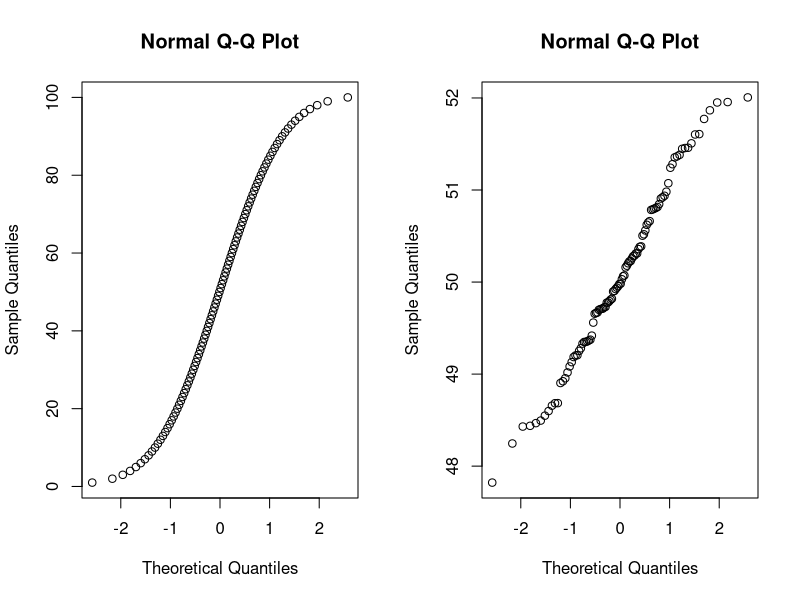
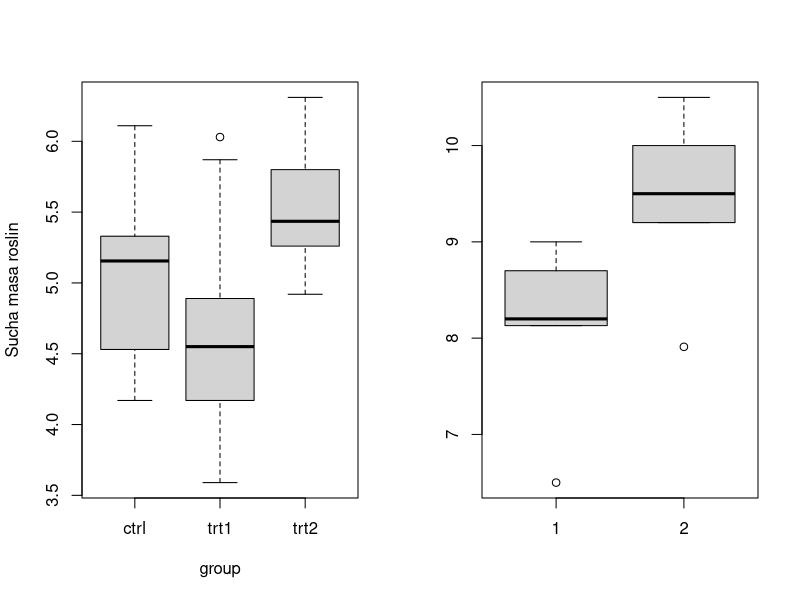
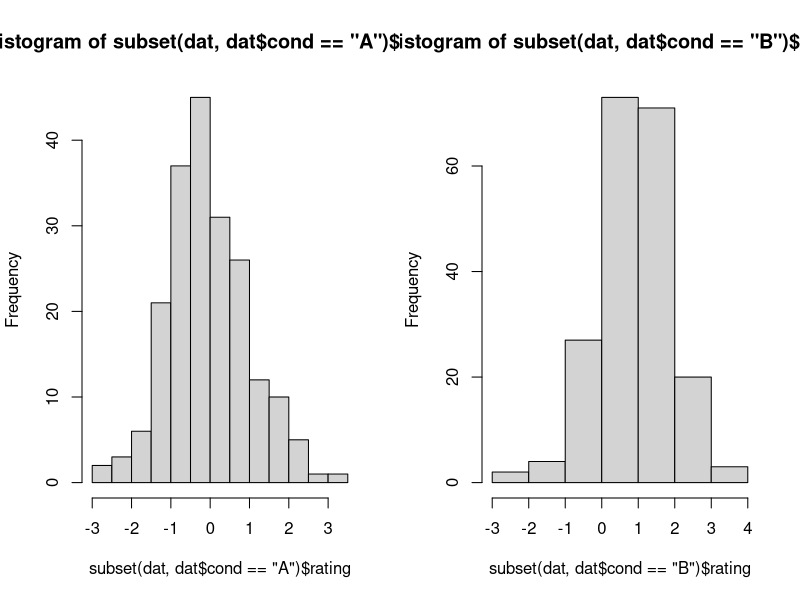
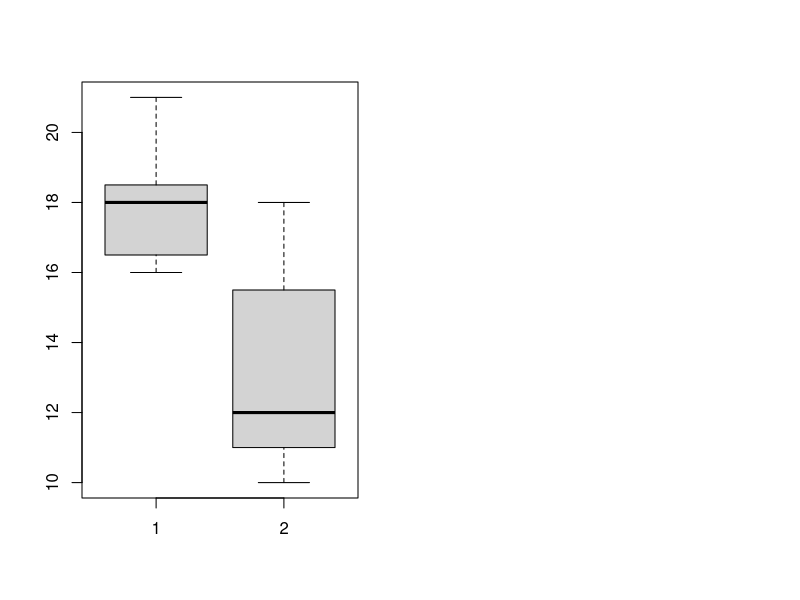

Source code (R) for these figures, in order:
## ---- chunk 1
jednostajny = seq(1:100)
normalny = rnorm(100, mean = 50, sd = 1)
par(mfrow=c(1,2))
qqnorm(jednostajny)
qqnorm(normalny)
## ---- chunk 2
jednostajny = seq(1:100)
shapiro.test(jednostajny)
## ---- chunk 3
normalny = rnorm(100, mean = 50, sd = 1)
shapiro.test(normalny)
## ---- chunk 4
data("PlantGrowth")

boxplot(weight ~ group, data = PlantGrowth,
        ylab = "Sucha masa roslin")
## ---- chunk 5
data("PlantGrowth")

bartlett.test(weight ~ group, data = PlantGrowth)
## ---- chunk 6
HL = c(8.2, 6.5, 9, 8.7, 8.13)
LL = c(10.5, 9.5, 10, 7.91, 9.2)
## ---- chunk 7
boxplot(HL, LL)
## ---- chunk 8
t.test(HL, LL)
## ---- chunk 9
set.seed(1234)
dat <- data.frame(cond = factor(rep(c("A","B"), each=200)), 
                  rating = c(rnorm(200),rnorm(200, mean=.8)))
## ---- chunk 10
hist(subset(dat, dat$cond=="A")$rating)
## ---- chunk 11
hist(subset(dat, dat$cond=="B")$rating)
## ---- chunk 12
a = sample(subset(dat, dat$cond == "A")$rating, 3)
b = sample(subset(dat, dat$cond == "B")$rating, 3)

t.test(a, b)
## ---- chunk 13
a = sample(subset(dat, dat$cond == "A")$rating, 3)
b = sample(subset(dat, dat$cond == "B")$rating, 3)

t.test(a, b)
## ---- chunk 14
a = sample(subset(dat, dat$cond == "A")$rating, 3)
b = sample(subset(dat, dat$cond == "B")$rating, 3)

t.test(a, b)
## ---- chunk 15
library(pwr)

pwr.t.test(d=1, n=3, sig.level = 0.05)
## ---- chunk 16
pwr.t.test(d=1, n=6, sig.level = 0.05)
## ---- chunk 17
gsu = c(18, 18, 21, 17, 19, 18, 16, 16) # Gleby słabo ukształtowane
gc = c(18, 12, 11, 12, 10, 11, 14, 17) # Gleby czarnoziemne
boxplot(gsu, gc)
## ---- chunk 18
# Gleby słabo ukształtowane (gsu)
gsu = c(18, 18, 21, 17, 19, 18, 16, 16)
# Gleby czarnoziemne (gc)
gc = c(18, 12, 11, 12, 10, 11, 14, 17)

# Porównanie
wilcox.test(gsu, gc)
